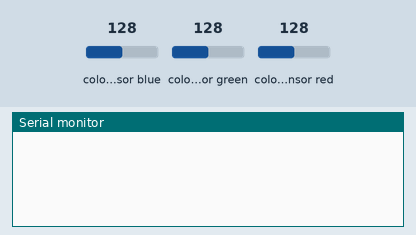
Simulated run of this sketch. Board: ESP8266 (NodeMCU). Parts: the last lines printed to the serial monitor. Wiring (inferred from the names in the program): TCS3200 colour sensor: output D4; S2 D2; S3 D3; S0 D0; S1 D1. The inputs (shaded band) are chosen by the test bench; at power-on: colour sensor red 128, colour sensor blue 128, colour sensor green 128.

Above: at 1.2 s.
1.3 s: colour sensor red set to 5
At 3.1 s:
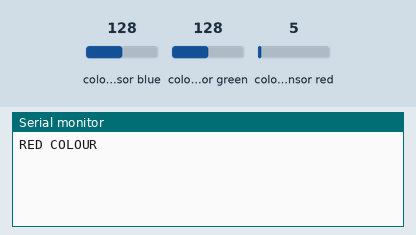
4.5 s: colour sensor blue set to 5
At 7.3 s:
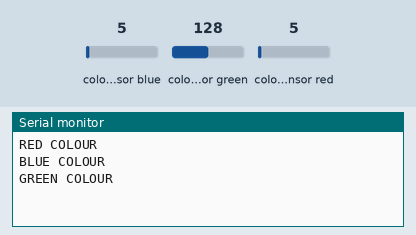

The sketch:

TCS_3200_iii.ino
```cpp
#define S0 D0
#define S1 D1
#define S2 D2
#define S3 D3
#define sensorOut D4
int redfrequency = 0;
int greenfrequency = 0;
int bluefrequency = 0;
void setup() {
  pinMode(S0, OUTPUT);
  pinMode(S1, OUTPUT);
  pinMode(S2, OUTPUT);
  pinMode(S3, OUTPUT);
  pinMode(sensorOut, INPUT);

  // Setting frequency-scaling to 20%
  digitalWrite(S0,HIGH);
  digitalWrite(S1,LOW);

  Serial.begin(115200);
}
void loop() {
  // Setting red filtered photodiodes to be read
  digitalWrite(S2,LOW);
  digitalWrite(S3,LOW);
  // Reading the output frequency
   redfrequency = pulseIn(sensorOut, LOW);

  delay(1000);
  // Setting Green filtered photodiodes to be read
  digitalWrite(S2,HIGH);
  digitalWrite(S3,HIGH);
  // Reading the output frequency
  greenfrequency = pulseIn(sensorOut, LOW);
  // Printing the value on the serial monitor

  delay(1000);

  digitalWrite(S2,LOW);
  digitalWrite(S3,HIGH);

  bluefrequency = pulseIn(sensorOut, LOW);


 if (redfrequency>25 && redfrequency< 77)
 {
  Serial.println("RED COLOUR");
  }
  else if (bluefrequency>25 && bluefrequency< 77)
  {
    Serial.println("BLUE COLOUR");
    }
  else if (greenfrequency>25 && greenfrequency< 77)

  {
    Serial.println("GREEN COLOUR");
    }

 //else
 //{
  //Serial.println("NO COLOUR DETECTION");
  //}
}
```

Measured:
- after the input at 4.5 s, the serial monitor: prints a new line after 1.5 s (image 2)
